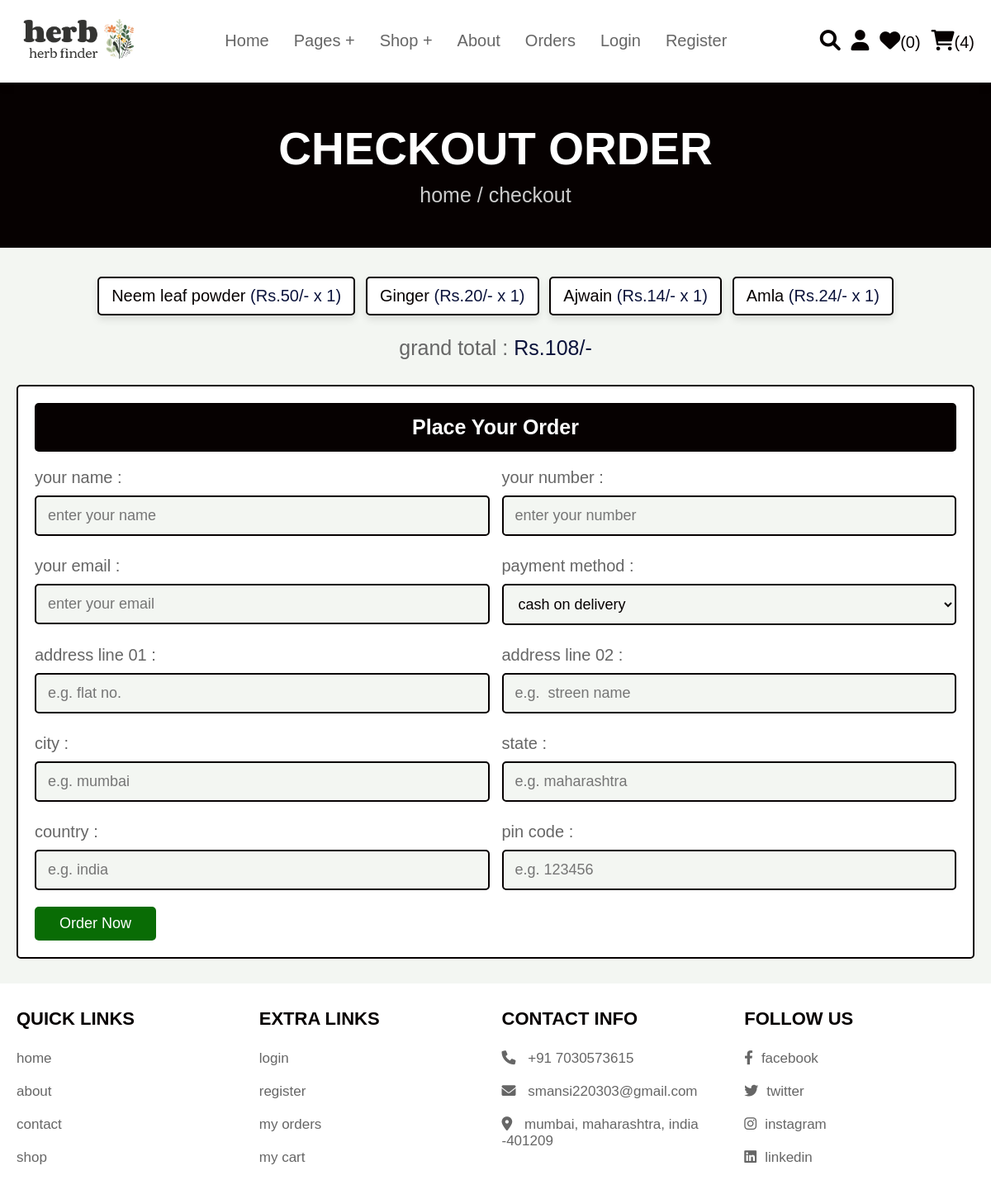
/checkout.php (signed in), run on the app's committed database.
### tables this page shows
CREATE TABLE `cart` (
  `id` int(100) NOT NULL,
  `user_id` int(100) NOT NULL,
  `pid` int(100) NOT NULL,
  `name` varchar(100) NOT NULL,
  `price` int(100) NOT NULL,
  `quantity` int(100) NOT NULL,
  `image` varchar(100) NOT NULL
);

### checkout.php (the view, shortened to what this page needs)
<?php
@include 'config.php';
$user_id = $_SESSION['user_id'];
?>
<!DOCTYPE html>
<html lang="en">
<head>
    <link rel="stylesheet" href="https://cdnjs.cloudflare.com/ajax/libs/font-awesome/6.0.0/css/all.min.css">
    <link rel="stylesheet" href="css/style.css">
</head>
<body>
    <?php @include 'header.php'; ?>
    <section class="heading">
        <h3>checkout order</h3>
        <p> <a href="home.php">home</a> / checkout </p>
    </section>
    <section class="display-order">
        <?php
        $grand_total = 0;
        $select_cart = mysqli_query($conn, "SELECT * FROM `cart` WHERE user_id = '$user_id'") or die('query failed');
        if(mysqli_num_rows($select_cart) > 0){
            while($fetch_cart = mysqli_fetch_assoc($select_cart)){
            $total_price = ($fetch_cart['price'] * $fetch_cart['quantity']);
            $grand_total += $total_price;
    ?>
        <p> <?php echo $fetch_cart['name'] ?>
            <span>(<?php echo 'Rs.'.$fetch_cart['price'].'/-'.' x '.$fetch_cart['quantity']  ?>)</span>
        </p>
        <?php
        }
        }else{
            echo '<p class="empty">your cart is empty</p>';
        }
    ?>
        <div class="grand-total">grand total : <span>Rs.<?php echo $grand_total; ?>/-</span></div>
    </section>
    <section class="checkout">
        <form action="" method="POST">
            <h3>place your order</h3>
            <div class="flex">
                <div class="inputBox">
                    <span>your name :</span>
                    <input type="text" name="name" placeholder="enter your name">
                </div>
                <div class="inputBox">
                    <span>your number :</span>
                    <input type="number" name="number" min="0" placeholder="enter your number">
                </div>
                <div class="inputBox">
                    <span>your email :</span>
                    <input type="email" name="email" placeholder="enter your email">
                </div>
                <div class="inputBox">
                    <span>payment method :</span>
                    <select name="method">
                        <option value="cash on delivery">cash on delivery</option>
                    </select>
                </div>
                <div class="inputBox">
                    <span>address line 01 :</span>
                    <input type="text" name="flat" placeholder="e.g. flat no.">
                </div>
                <div class="inputBox">
                    <span>address line 02 :</span>
                    <input type="text" name="street" placeholder="e.g.  streen name">
                </div>
                <div class="inputBox">
                    <span>city :</span>
                    <input type="text" name="city" placeholder="e.g. mumbai">
                </div>
                <div class="inputBox">
                    <span>state :</span>
                    <input type="text" name="state" placeholder="e.g. maharashtra">
                </div>
                <div class="inputBox">
                    <span>country :</span>
                    <input type="text" name="country" placeholder="e.g. india">
                </div>
                <div class="inputBox">
                    <span>pin code :</span>
                    <input type="number" min="0" name="pin_code" placeholder="e.g. 123456">
                </div>
            </div>
            <input type="submit" name="order" value="order now" class="btn">
        </form>
    </section>
    <?php @include 'footer.php'; ?>
</body>
</html>

### css/style.css (style rules this page uses)
:root { --green:#096c05; --red:#0b133b; --orange:#214076; --black:#060101; --white:#fff; --light-color:#666; --light-white:#ccc; --light-bg:#f3f6f2; --border:.2rem solid var(--black); --box-shadow:0 .5rem 1rem rgba(0,0,0,.1); }
* { font-family: 'Rubik', sans-serif; margin:0; padding:0; box-sizing: border-box; outline: none; border:none; text-decoration: none; transition:all .2s linear; }
html { font-size: 62.5%; overflow-x: hidden; scroll-behavior: smooth; scroll-padding-top: 6.5rem; }
body { background: var(--light-bg); }
section { padding:3rem 2rem; }
.btn, .delete-btn, .option-btn { display: inline-block; border-radius: .5rem; margin-top: 1rem; font-size: 1.8rem; color:var(--white); cursor: pointer; padding:1rem 3rem; text-transform: capitalize; }
.btn { background-color: var(--green); }
.heading { display: flex; flex-flow: column; align-items: center; justify-content: center; gap:1rem; background-color: var(--black); text-align: center; min-height: 25vh; }
.heading h3 { font-size: 5.5rem; color:var(--white); text-transform: uppercase; }
.heading p { font-size: 2.5rem; color:var(--light-white); }
.heading p a { color:var(--pink); }
.display-order { max-width: 1200px; margin:0 auto; text-align: center; padding-bottom: 0; }
.display-order p { display: inline-block; border-radius: .5rem; font-size: 2rem; color:var(--black); padding:1rem 1.5rem; margin:.5rem; background-color: var(--white); box-shadow: var(--box-shadow); border:var(--border); }
.display-order p span { color:var(--red); }
.display-order .grand-total { margin-top: 2rem; font-size: 2.5rem; color:var(--light-color); }
.display-order .grand-total span { color:var(--red); }
.checkout form { background-color: var(--white); border:var(--border); max-width: 1200px; margin:0 auto; border-radius: .5rem; padding:2rem; box-shadow: var(--border); }
.checkout form h3 { padding:1.5rem; font-size: 2.5rem; margin-bottom: 2rem; background-color: var(--black); color:var(--white); border-radius: .5rem; text-align: center; text-transform: capitalize; }
.checkout form .flex { display: flex; flex-wrap: wrap; gap:1.5rem; }
.checkout form .flex .inputBox { flex:1 1 40rem; }
.checkout form .flex .inputBox input, .checkout form .flex .inputBox select { margin:1rem 0; width: 100%; background-color: var(--light-bg); padding:1.2rem 1.4rem; border:var(--border); font-size: 1.8rem; color:var(--black); border-radius: .5rem; }
.checkout form .flex .inputBox span { font-size: 2rem; color:var(--light-color); }

### data on the page
cart: name "Neem leaf powder", price "50", quantity "1"
cart: name "Ginger", price "20", quantity "1"
cart: name "Ajwain", price "14", quantity "1"
cart: name "Amla", price "24", quantity "1"

### other printed values
$wishlist_num_rows "0"
$cart_num_rows "4"
$grand_total "108"
